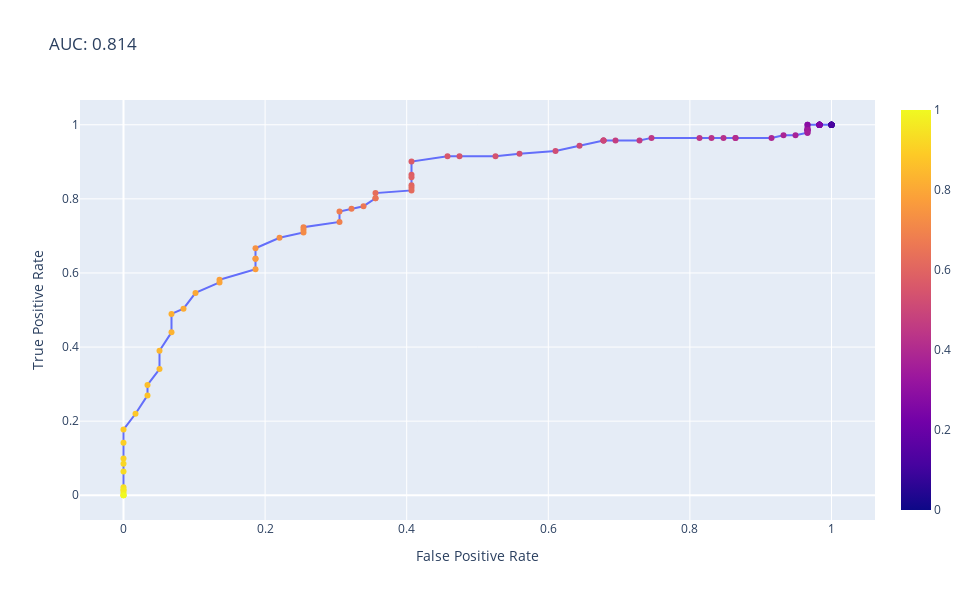

The code cell stored with this chart in its notebook:
### Code cell
def get_true_pos_false_pos(threshold):
    temp_eval = hlp.sklearn_eval.TwoClassEvaluator(
        actual_values=evaluator._actual_values,
        predicted_scores=evaluator._predicted_scores,
        labels=('x', 'y'),
        score_threshold=threshold
    )

    return threshold, temp_eval.true_positive_rate, temp_eval.false_positive_rate

auc_curve = [get_true_pos_false_pos(threshold=x) for x in np.arange(0.0, 1.01, 0.01)]
auc_curve = pd.DataFrame(auc_curve,
                         columns=['threshold', 'True Positive Rate', 'False Positive Rate'])

import plotly.express as px
fig = px.line(
    data_frame=auc_curve,
    x='False Positive Rate',
    y='True Positive Rate',
    height=600,
    width=600*hlp.plot.GOLDEN_RATIO,
    title=f"AUC: {evaluator.auc:.3f}"
)

fig.add_trace(
    px.scatter(
        data_frame=auc_curve,
        x='False Positive Rate',
        y='True Positive Rate',
        color='threshold',
        height=600,
        width=600*hlp.plot.GOLDEN_RATIO,
    ).data[0]
)

fig.show()
